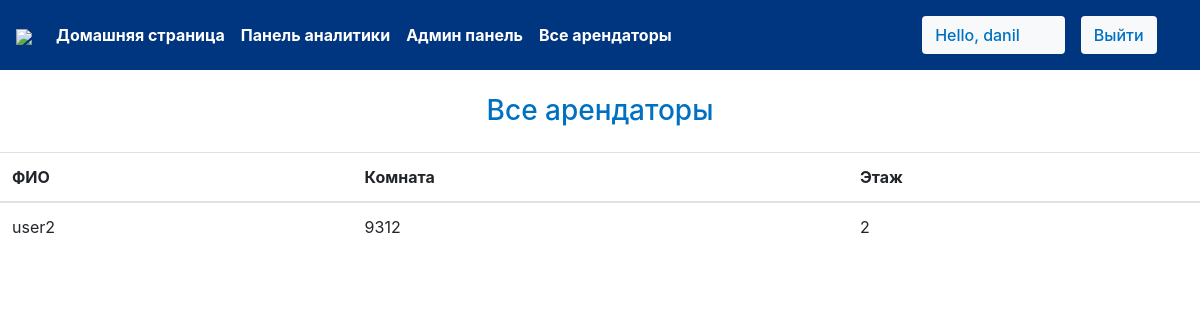
/staff/allbookings (signed in), run on an earlier commit of the app's database.
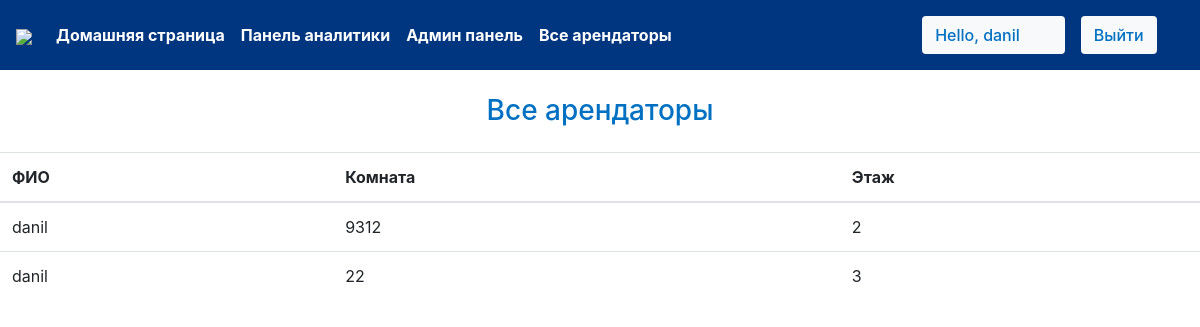
And on a later commit of the database.
### agpk/models.py (models this page shows, shortened)
class Reservation(models.Model):
    room = models.ForeignKey(Rooms, on_delete = models.CASCADE, verbose_name='Комната')
    guest = models.ForeignKey(User, on_delete= models.CASCADE, verbose_name='Жилец')
    booking_id = models.CharField(max_length=100,default="null")

class Rooms(models.Model):
    ROOM_STATUS = (
    ("1", "available"),
    ("2", "not available"),
    )
    ROOM_TYPE = (
    ("1", "premium"),
    ("2", "deluxe"),
    ("3","basic"),
    )
    room_type = models.CharField(max_length=50,choices = ROOM_TYPE, verbose_name='Тип комнаты')
    status = models.CharField(choices =ROOM_STATUS,max_length = 15, verbose_name='Статус')
    roomnumber = models.IntegerField(verbose_name='Номер комнаты')
    floor = models.IntegerField(verbose_name='Этаж', default=0)
    capacity = models.IntegerField(verbose_name='Вместимость', default=0)

### agpk/views.py (the view)
# urls.py: path('staff/allbookings', views.all_bookings,name="allbookigs"),
@login_required(login_url='/staff')
def all_bookings(request):
    bookings = Reservation.objects.all()
    if not bookings:
        messages.warning(request,"Бронирования не найдены")
    return HttpResponse(render(request,'staff/allbookings.html',{'bookings':bookings}))

### templates/staff/allbookings.html (shortened to what this page needs)
{% extends 'basic.html' %}
{% block body %}
<h3 class="text-center"  style = "color:#0071c2; font-weight: 500!important; text-align: center; margin: 2%;">Все арендаторы </h3>
<table class="table">
    <thead>
        <th>ФИО</th>
        <th>Комната</th>
        <th>Этаж</th>
    </thead>
    {% for each_booking in bookings %}
    <tr>
        <td>{{each_booking.guest.username}}</td>
        <td>{{each_booking.room.roomnumber}}</td>
        <td>{{each_booking.room.floor}}</td>
    </tr>
    {% endfor %}
</table>
{% endblock body %}

What changed in the data, as far as the page shows it:
removed Reservation: guest.username "user2", room.roomnumber "9312", room.floor "2"
added Reservation: guest.username "danil", room.roomnumber "9312", room.floor "2"
added Reservation: guest.username "danil", room.roomnumber "22", room.floor "3"
